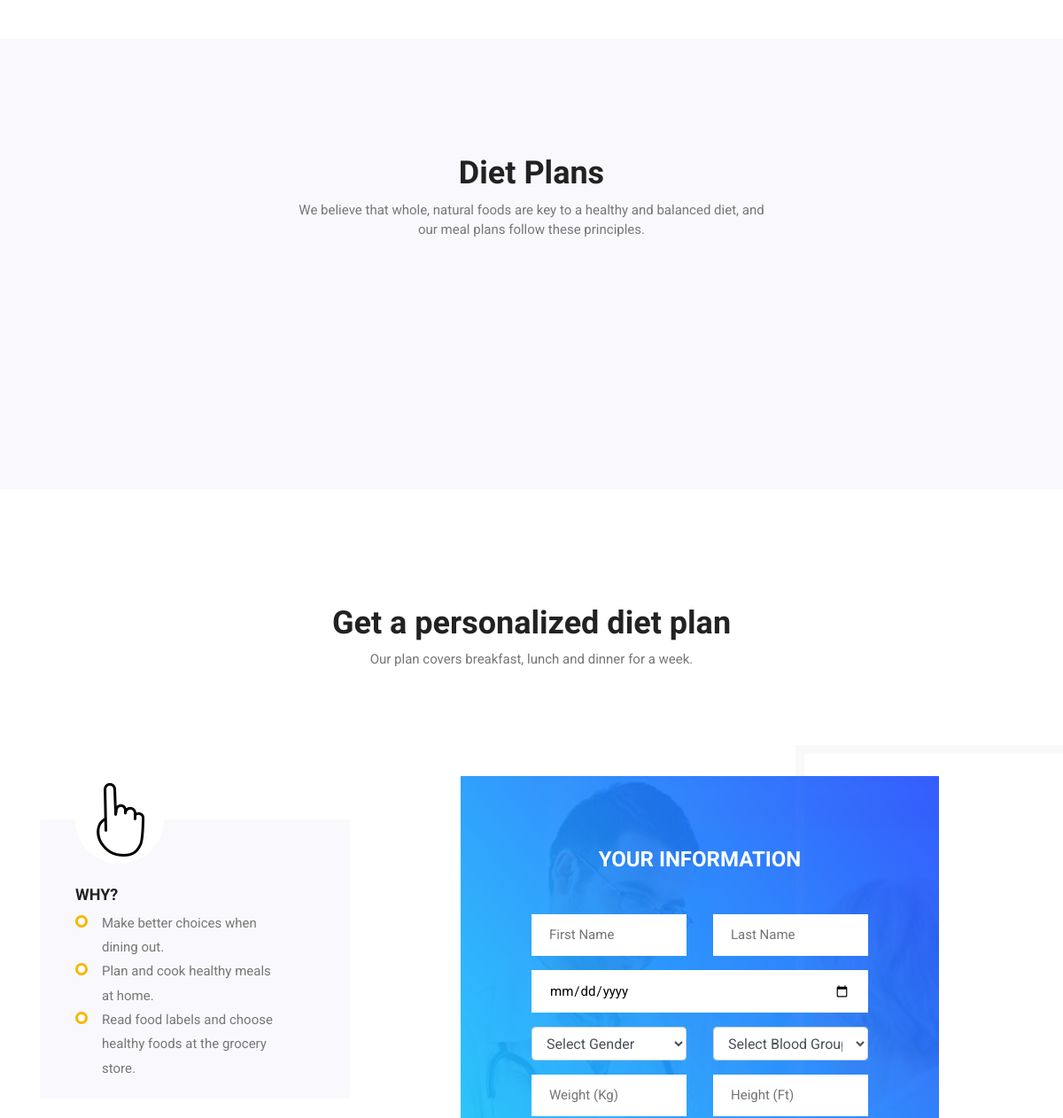
/ (middle part), run on an earlier commit of the app's database.
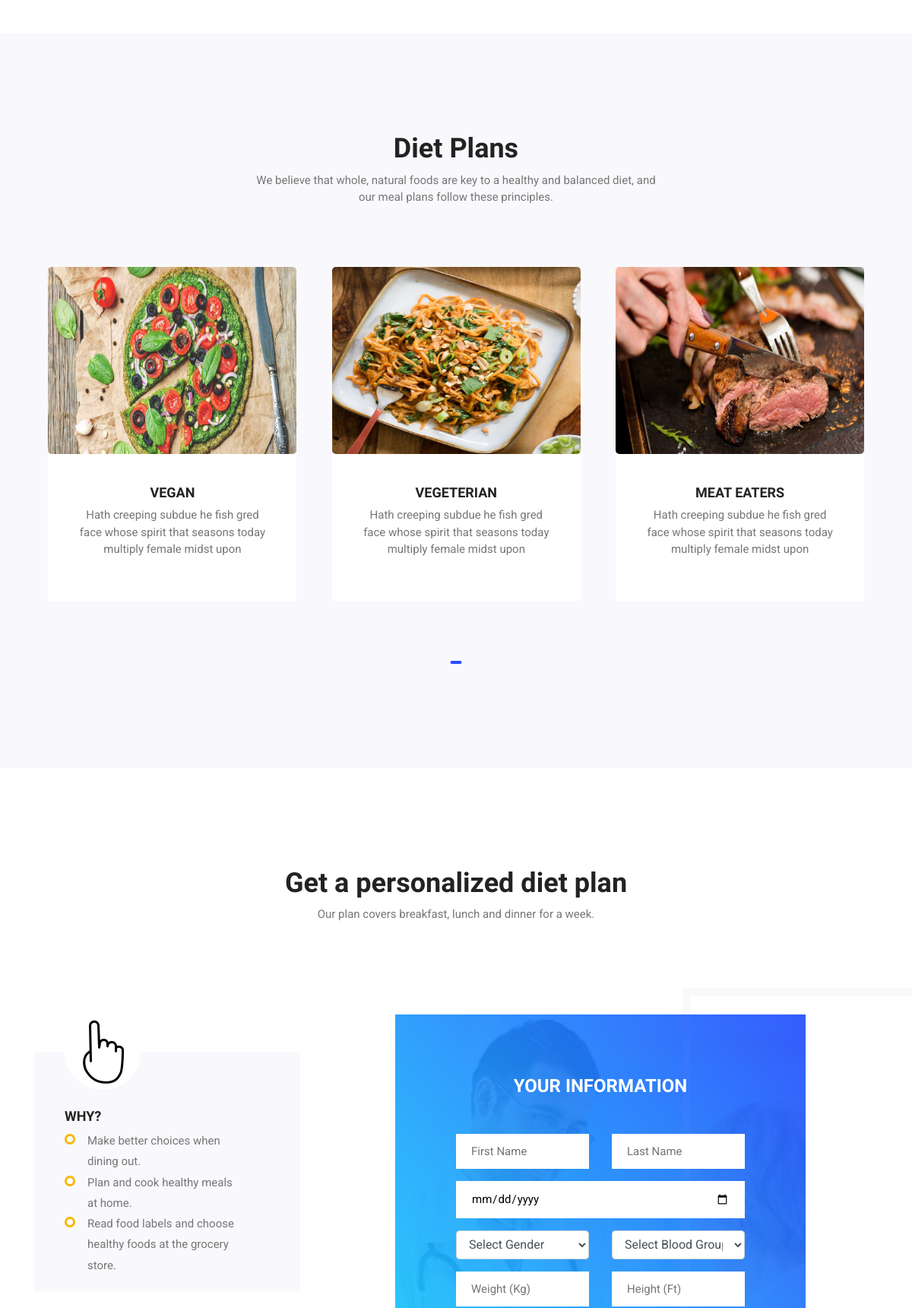
And on a later commit of the database.
### tables this page shows
CREATE TABLE `diet_types` (
  `diet_type_id` int(11) NOT NULL,
  `plan` varchar(450) NOT NULL,
  `summary` varchar(1250) DEFAULT NULL,
  `description` varchar(6500) DEFAULT NULL,
  `image` varchar(50) DEFAULT NULL,
  `diet_super` int(11) DEFAULT NULL,
  `calorie_tracking` tinyint(1) NOT NULL,
  `calorie_intake_per_day` varchar(30) DEFAULT NULL,
  `calorie_burnt_per_day` varchar(30) DEFAULT NULL,
  `is_blood_group` tinyint(1) NOT NULL,
  `date_added` timestamp NOT NULL DEFAULT current_timestamp()
);

### application/controllers/Home.php (called while the page is built, shortened)
<?php
class Home extends CI_Controller {
	public function __construct(){
        $this -> load -> helper('url');
		$this -> load -> helper('form');
		$this -> load -> database();
		$this->load->library('session');
        $this -> load -> model('Accounts_Model');
        $this -> load -> model('DietTypes_Model');
        $this -> load -> model('Foods_Model');
        $this -> load -> model('Liquids_Model');
        $this -> load -> model('Snacks_Model');
        $this -> load -> model('Ingredients_Model');
        $this -> load -> model('ShoppingList_Model');
    }
	public function index()
	{
        $data = [];
		$data["page_title"] = "Home";
		$mealplans = $this -> DietTypes_Model -> get_all();
		$data["mealplans"] = $mealplans;
		$userinfo = null;
		$data["userinfo"] = $userinfo;
		$this->render('home', $data);
	}
	public function render($route, $data = [])
	{
	    $this->load->view('inc/site/header', $data);
		$this->load->view('site/home/'.$route, $data);
        $this->load->view('inc/site/footer', $data);
	}
}
?>

### index.php (called while the page is built, shortened)
<?php
require_once BASEPATH.'core/CodeIgniter.php';

### application/models/DietTypes_Model.php (called while the page is built, shortened)
<?php
class diettypes_model extends CI_model {
    public function get_all(){
        $query = $this -> db-> query("select * from diet_types");
        if($query->num_rows() > 0) return $query->result();
		else return FALSE;
    }
}
?>

### application/views/site/home/sections/dietplans.php (the view, shortened to what this page needs)
<div class="container" id="mealplans">
    <div class="row">
        <div class="col-lg-6 offset-lg-3">
            <div class="section-top text-center">
                <h2>Diet Plans</h2>
                <p>
                    We believe that whole, natural foods are key to a healthy and balanced diet, and our meal plans
                    follow these principles.
                </p>
            </div>
        </div>
    </div>
    <div class="row">
        <div class="col-lg-12">
            <div class="dietplans-slider owl-carousel">
                <?php if ($mealplans){ ?>
                <?php foreach($mealplans as $row) :?>
                <div class="single-slide">
                    <div class="slide-img">
                        <img src="<?php echo base_url('assets/images/mealplans/' . $row -> image); ?>"
                            style="width: 367px; height: 246px" alt="" class="img-fluid">
                    </div>
                    <div class="single-dietplan item-padding text-center">
                        <h3><?php echo $row -> plan; ?></h3>
                        <p>Hath creeping subdue he fish gred face whose spirit that seasons today multiply female
                            midst upon</p>
                    </div>
                </div>
                <?php endforeach; ?>
                <?php } ?>
            </div>
        </div>
    </div>
</div>

### application/views/inc/site/header.php (shortened to what this page needs)
<!DOCTYPE html>
<html lang="en">
<head>
    <link rel="stylesheet" href="<?php echo base_url('assets/css/animate-3.7.0.css'); ?>">
    <link rel="stylesheet" href="<?php echo base_url('assets/css/font-awesome-4.7.0.min.css'); ?>">
    <link rel="stylesheet" href="<?php echo base_url('assets/css/bootstrap-4.1.3.min.css'); ?>">
    <link rel="stylesheet" href="<?php echo base_url('assets/css/owl-carousel.min.css'); ?>">
    <link rel="stylesheet" href="<?php echo base_url('assets/css/jquery.datetimepicker.min.css'); ?>">
    <link rel="stylesheet" href="<?php echo base_url('assets/css/linearicons.css'); ?>">
    <link rel="stylesheet" href="<?php echo base_url('assets/css/table.css'); ?>">
    <link rel="stylesheet" href="<?php echo base_url('assets/css/style.css'); ?>">
</head>
<body>

### application/views/site/home/home.php (shortened to what this page needs)
    <?php $this->load->view('site/home/sections/features');?>
<section class="welcome-area section-padding3">
</section>
<section class="dietplans-area section-padding4">
    <?php $this->load->view('site/home/sections/dietplans');?>
</section>
<section class="patient-area section-padding" id="createplan">
    <?php $this->load->view('site/home/sections/createplan');?>
</section>

### application/views/site/home/sections/createplan.php (shortened to what this page needs)
<div class="container">
    <div class="row">
        <div class="col-lg-6 offset-lg-3">
            <div class="section-top text-center">
                <h2>Get a personalized diet plan</h2>
                <p>Our plan covers breakfast, lunch and dinner for a week.</p>
            </div>
        </div>
    </div>
    <div class="row">
        <div class="col-lg-4">
            <div class="single-patient mb-4">
                <img src="<?php echo base_url('assets/images/hand-one.png'); ?>"
                    style="object-fit: cover; background-color: white" alt="">
                <h3>Why?</h3>
                <ul class="unordered-list">
                    <li>
                        Make better choices when dining out.
                    </li>
                    <li>
                        Plan and cook healthy meals at home.
                    </li>
                    <li>
                        Read food labels and choose healthy foods at the grocery store.
                    </li>
                </ul>
            </div>
        </div>
        <?php if(!isset($_SESSION["account_id"]) || $_SESSION["account_id"] == ""){ ?>
        <div class="col-lg-6 offset-lg-1 align-self-center">
            <div class="appointment-form text-center mt-5 mt-lg-0">
                <h3 class="mb-5">Your Information</h3>
                <form action="<?php echo base_url('q/register'); ?>" method="post" enctype="multipart/form-data"
                    id="registerform">
                    <div class="row">
                        <div class="col-sm-6 form-group">
                            <input type="text" name="firstname" placeholder="First Name" onfocus="this.placeholder = ''"
                                onblur="this.placeholder = 'First Name'" required>
                        </div>
                        <div class="col-sm-6 form-group">
                            <input type="text" name="lastname" placeholder="Last Name" onfocus="this.placeholder = ''"
                                onblur="this.placeholder = 'Last Name'" required>
                        </div>
                    </div>
                    <div class="form-group">
                        <input type="date" name="dob" placeholder="Date of birth" onfocus="this.placeholder = ''"
                            onblur="this.placeholder = 'Date of birth'">
                    </div>
                    <div class="row">
                        <div class="col-sm-6 col-6 form-group">
                            <select class="form-control" name="gender" required>
                                <option value="" selected hidden disabled> Select Gender </option>
                            </select>
                        </div>
                        <div class="col-sm-6 col-6 form-group">
                            <select class="form-control" name="bloodgroup" required>
                                <option value="" selected hidden disabled>Select Blood Group</option>
                            </select>
                        </div>
                    </div>
                    <div class="row">
                        <div class="col-sm-6 col-6 form-group">
                            <input type="number" name="weight" placeholder="Weight (Kg)" onfocus="this.placeholder = ''"
                                onblur="this.placeholder = 'Weight (Kg)'" required>
                        </div>
                        <div class="col-sm-6 col-6 form-group">
                            <input type="number" name="height" placeholder="Height (Ft)" onfocus="this.placeholder = ''"
                                onblur="this.placeholder = 'Height (Ft)'" required>
                        </div>
                    </div>
                </form>
            </div>
        </div>
        <?php } ?>
    </div>
</div>

### application/views/inc/site/footer.php (shortened to what this page needs)
</body>
</html>

### assets/css/style.css (style rules this page uses)
html { scroll-behavior: smooth; }
body { color: #777; font-family: "Roboto", sans-serif; font-size: 15px; font-weight: 400; }
h2 { color: #222; font-family: "Ubuntu", sans-serif; font-size: 36px !important; font-weight: 700; }
h3 { color: #222; font-family: "Ubuntu", sans-serif; font-size: 18px !important; font-weight: 700; text-transform: uppercase; }
ul { margin: 0; padding: 0; list-style: none; }
.dietplans-area { background: #f9f9fd; }
.dietplans-area .single-slide { margin: 0 5% 20px; }
.dietplans-area .single-slide .item-padding { background: #fff; padding: 40px; -webkit-transition: 0.5s; -moz-transition: 0.5s; -o-transition: 0.5s; transition: 0.5s; }
.dietplans-area .single-slide .slide-img { position: relative; -webkit-border-radius: 5px; -moz-border-radius: 5px; -ms-border-radius: 5px; -o-border-radius: 5px; border-radius: 5px; overflow: hidden; }
.patient-area .single-patient { background: #f9f9fd; padding: 40px 80px 20px 40px; -webkit-transition: 0.5s; -moz-transition: 0.5s; -o-transition: 0.5s; transition: 0.5s; margin-top: 90px; }
.patient-area .single-patient img { margin-bottom: 24px; width: 100px; height: 100px; -webkit-border-radius: 50%; -moz-border-radius: 50%; -ms-border-radius: 50%; -o-border-radius: 50%; border-radius: 50%; margin-top: -90px; }
.patient-area .appointment-form { padding: 80px; background-image: url("../images/patient.jpg"); background-repeat: no-repeat; background-position: center; background-size: cover; position: relative; z-index: 1; }
.patient-area .appointment-form:before { content: ""; position: absolute; top: -5%; right: -30%; width: 60%; height: 110%; border: 10px solid #f9f9f9; z-index: -1; }
.patient-area .appointment-form:after { content: ""; position: absolute; top: 0; left: 0; width: 100%; height: 100%; background-image: linear-gradient( to top right, rgba(21, 228, 253, 0.9), rgba(36, 76, 253, 0.9) ); z-index: -1; }
.patient-area .appointment-form h3 { font-size: 24px !important; color: #fff !important; }
h2 { font-size: 30px; }
h3 { font-size: 24px; }
.unordered-list li { position: relative; padding-left: 30px; line-height: 1.82em !important; }
.unordered-list li:before { content: ""; position: absolute; width: 14px; height: 14px; border: 3px solid #f8b600; background: #fff; top: 4px; left: 0; border-radius: 50%; }
.unordered-list { list-style: none; padding: 0px; margin: 0px; }
.appointment-form input, .appointment-form textarea { width: 100%; padding: 12px 20px; border: none; }
.section-padding { padding: 130px 0; }
.section-padding3 { padding-bottom: 130px; }
.section-padding4 { padding: 130px 0 200px; }
.section-top { margin-bottom: 80px; }
.item-padding { padding: 40px 20px; }

What changed in the data, as far as the page shows it:
added diet_types: image (picture), plan "MEAT EATERS"
added diet_types: image (picture), plan "VEGAN"
added diet_types: image (picture), plan "VEGETERIAN"
